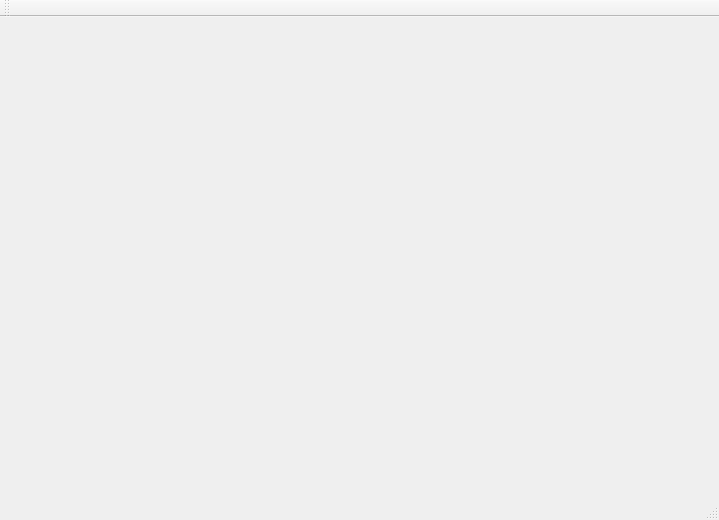
<?xml version="1.0" encoding="UTF-8"?>
<ui version="4.0">
 <class>MainWindow</class>
 <widget class="QMainWindow" name="MainWindow">
  <property name="geometry">
   <rect>
    <x>0</x>
    <y>0</y>
    <width>719</width>
    <height>520</height>
   </rect>
  </property>
  <property name="windowTitle">
   <string>MainWindow</string>
  </property>
  <widget class="QWidget" name="centralWidget">
   <layout class="QGridLayout" name="gridLayout_2">
    <item row="1" column="2">
     <widget class="QCustomPlot" name="qcp1" native="true"/>
    </item>
    <item row="1" column="1">
     <widget class="QCustomPlot" name="qcp0" native="true"/>
    </item>
    <item row="2" column="2">
     <widget class="QCustomPlot" name="qcp3" native="true"/>
    </item>
    <item row="2" column="1">
     <widget class="QCustomPlot" name="qcp2" native="true"/>
    </item>
    <item row="3" column="1">
     <widget class="QCustomPlot" name="qcp4" native="true"/>
    </item>
    <item row="3" column="2">
     <widget class="QCustomPlot" name="qcp5" native="true"/>
    </item>
   </layout>
  </widget>
  <widget class="QMenuBar" name="menuBar">
   <property name="geometry">
    <rect>
     <x>0</x>
     <y>0</y>
     <width>719</width>
     <height>24</height>
    </rect>
   </property>
  </widget>
  <widget class="QToolBar" name="mainToolBar">
   <attribute name="toolBarArea">
    <enum>TopToolBarArea</enum>
   </attribute>
   <attribute name="toolBarBreak">
    <bool>false</bool>
   </attribute>
  </widget>
  <widget class="QStatusBar" name="statusBar"/>
 </widget>
 <layoutdefault spacing="6" margin="11"/>
 <customwidgets>
  <customwidget>
   <class>QCustomPlot</class>
   <extends>QWidget</extends>
   <header>qcustomplot.h</header>
   <container>1</container>
  </customwidget>
 </customwidgets>
 <resources/>
 <connections/>
</ui>
